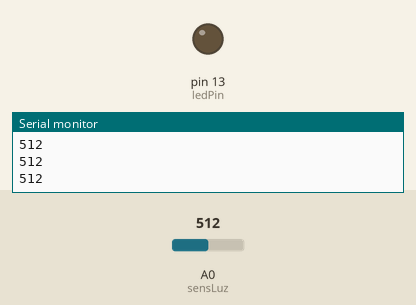
The program below on a simulated Arduino Uno, built with avr-gcc and run on an emulated ATmega328P. Parts: output pins drawn as LEDs (lit = HIGH), the last lines printed to the serial monitor. The test bench sets the inputs (shaded band); at power-on: A0 (sensLuz) = 512.

Above: at 1.2 s.
1.3 s: A0 (sensLuz) set to 457
2.8 s: A0 (sensLuz) set to 435
At 3.7 s:
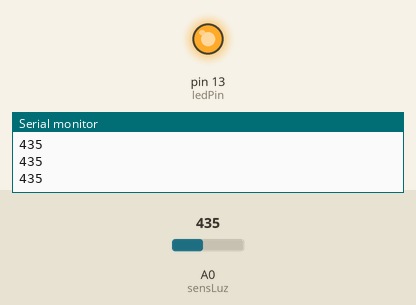
4.3 s: A0 (sensLuz) set to 511
At 4.7 s:
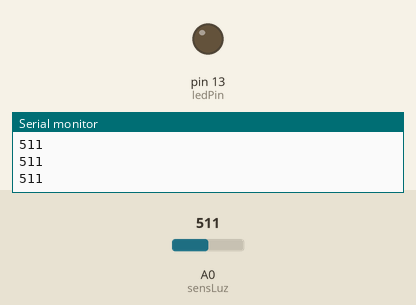
5.8 s: A0 (sensLuz) set to 306
At 7.1 s:
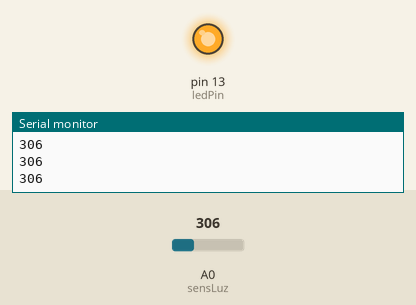
Timing chart, 0 to 8.3 s (numbered marks = the images above; inputs shaded):
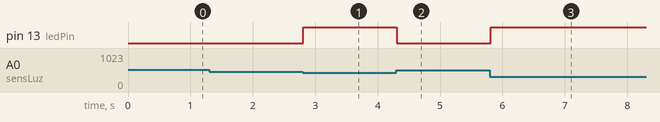

Measured:
- the behaviour switches between 450 and 449 on A0 (sensLuz) (found by bisection; images 0 and 1)
- after the input at 2.8 s, pin 13 (ledPin): LOW → HIGH at once
- after the input at 4.3 s, pin 13 (ledPin): HIGH → LOW at once
- after the input at 5.8 s, pin 13 (ledPin): LOW → HIGH at once

The program:

main.cpp
```cpp
#include <Arduino.h>

#define sensLuz A0
#define ledPin 13

int valorSensLuz = 0;
int asEscuras = 450;

void setup() {
  Serial.begin(9600);
  pinMode(ledPin, OUTPUT);
  digitalWrite(ledPin, LOW);
}

void loop() {
  valorSensLuz = analogRead(sensLuz);
  Serial.println(valorSensLuz);
  if (valorSensLuz < asEscuras) {
    digitalWrite(ledPin, HIGH);
  } else {
    digitalWrite(ledPin, LOW);
  }
  delay(1);
}
```
